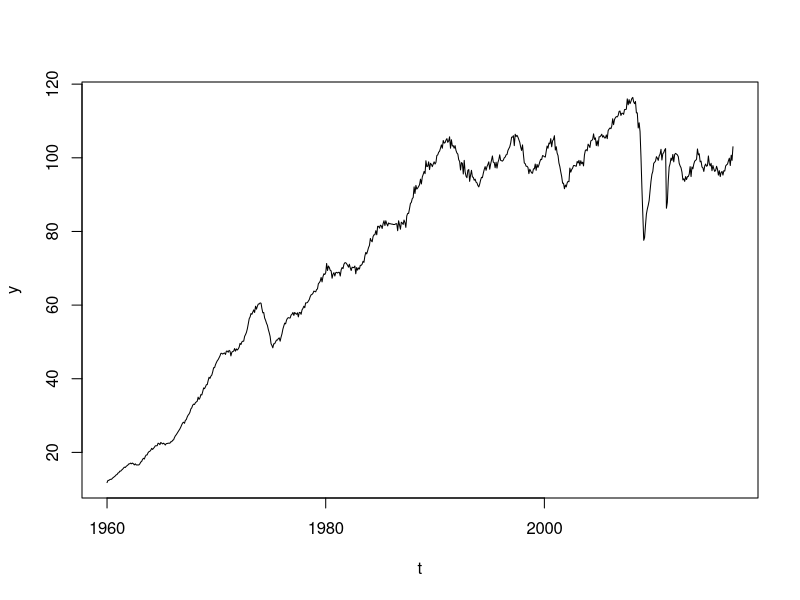

Write the R code that produced this figure.


setwd("Z:/zeitreihen/jap-ind")

H <- read.csv("JAP_IND.csv")

t <- as.Date(H[,1])

y <- H[,2]

layout(1)

plot(t, y, type = "l")